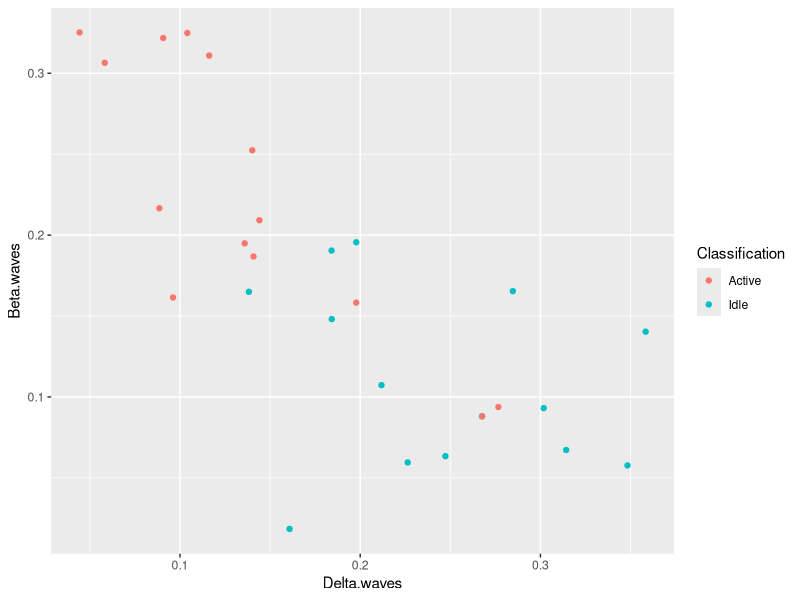
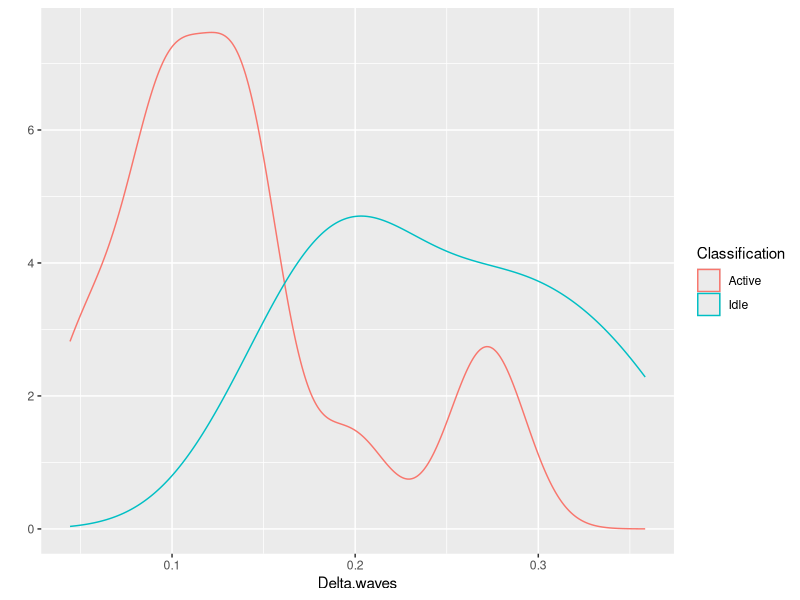
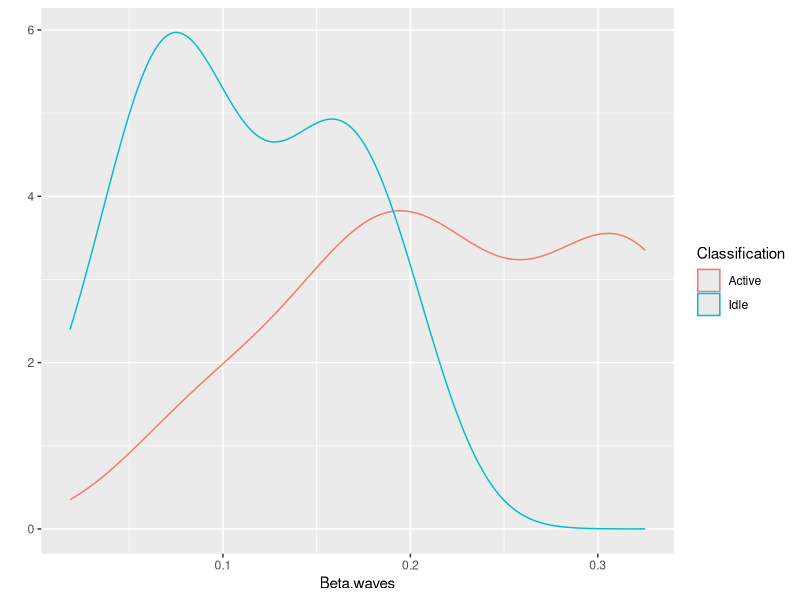
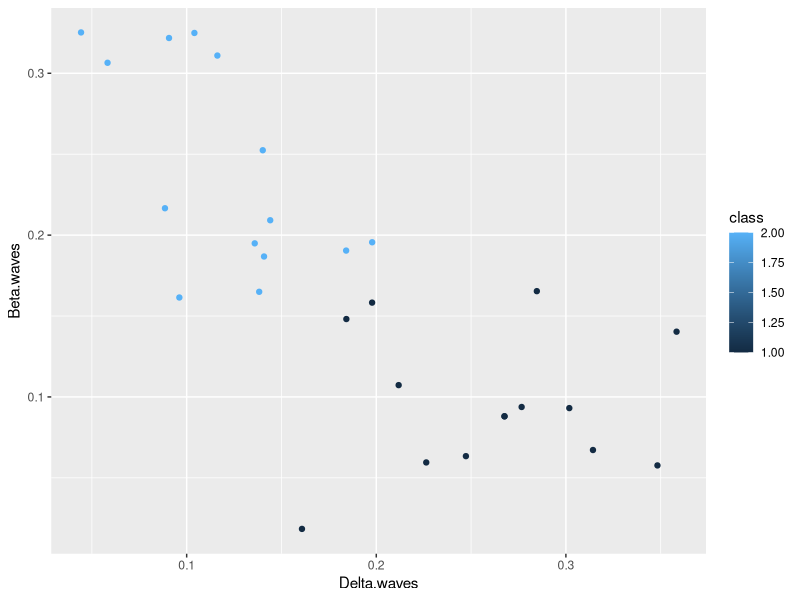
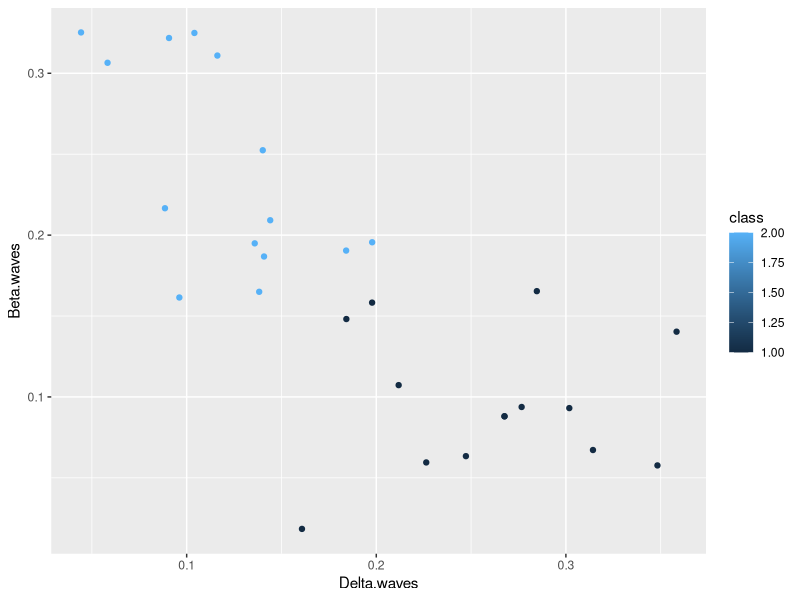

R code for these plots, in order: (Note: this script raises an error after producing the figures.)
getwd()

bwtable.all <- read.csv("bwdata.csv", header = TRUE)#download brain wave data as bwtable
bwtable.all

bwtable <- data.frame(Delta.waves = bwtable.all[,1],Beta.waves = bwtable.all[,4],Classification = bwtable.all[,6])
bwtable

# theta is for drowsy/idle, and beta is for active/working so we are only using theta and beta waves for the analysis
library(ggplot2)

qplot( Delta.waves, Beta.waves,  data = bwtable, color=Classification) #plot only delta and beta 


qplot( Delta.waves, data = bwtable, color=Classification, geom = "density")# plot delta spread


qplot( Beta.waves, data = bwtable, color=Classification, geom = "density")# plot beta spread



###########################clustering K means algorithm #######################################

# assign new table with only theta and beta values:

library(class)
km.out = kmeans (bwtable[,1:2], 2, nstart = 28)
km.out

table(bwtable$Classification, km.out$cluster)

bwtable$class = km.out$cluster
bwtable
qplot(Delta.waves, Beta.waves,  data = bwtable, col = class)
ggsave("Brainwaves_kmeans.png")





########heirarchial clustering ###############

d <- dist(as.matrix(bwtable[,1:2]))   # find distance matrix 
hc.complete <- hclust(d, method="complete")                # apply hirarchical clustering 
png("Brainwave_Hclustering.png")
plot(hc.complete, col=bwtable[,3])
dev.off()


d <- dist(as.matrix(bwtable2))   # find distance matrix 
hc.single <- hclust(d, method="single")                # single is shortest distance
plot(hc.single, col=bwtable$Classification)


d <- dist(as.matrix(bwtable2))   # find distance matrix 
hc.average <- hclust(d, method="average")                # average values between cluster
plot(hc.average, col=bwtable$Classification)


hc.cut = cutree(hc.complete, 2)
table(bwtable$Classification, hc.cut)

###########################end of clustering K means algorithm #######################################


